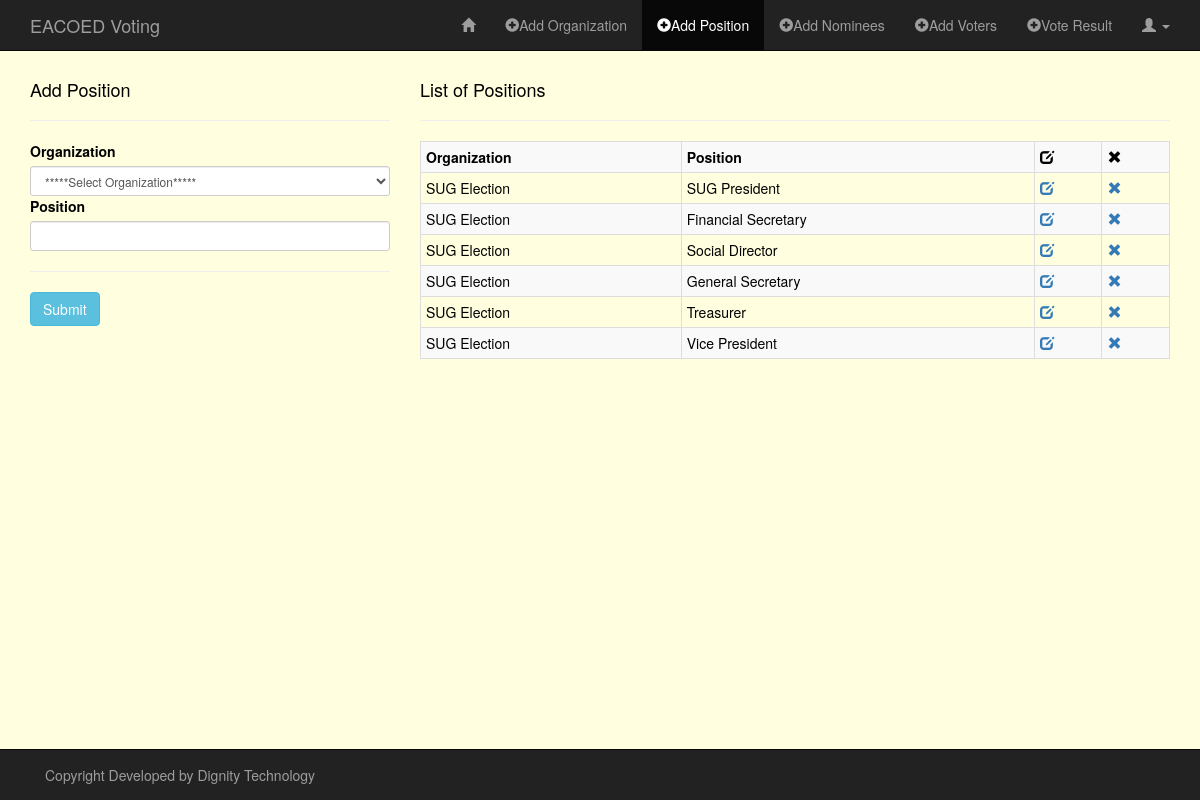
The app's page /sandbox/add_pos.php (signed in) with its own data.
### tables this page shows
CREATE TABLE `positions` (
  `id` int(11) NOT NULL,
  `org` varchar(60) NOT NULL,
  `pos` varchar(60) NOT NULL
);

### sandbox/classes/Organization.php (called while the page is built, shortened)
<?php
class Organization
{
    public function READ_ORG() {
        global $db;
        $sql = "SELECT * FROM organization";
        if(!$stmt = $db->prepare($sql)) {
            echo $stmt->error;
        } else {
            $stmt->execute();
            $result = $stmt->get_result();
        }
        return $result;
    }
}

### sandbox/classes/Position.php (called while the page is built, shortened)
<?php
class Position
{
    public function READ_POS() {
        global $db;
        $sql = "SELECT *
                FROM positions
                ORDER BY org ASC";
        if(!$stmt = $db->prepare($sql)) {
            echo $stmt->error;
        } else {
            $stmt->execute();
            $result = $stmt->get_result();
        }
        return $result;
    }
}

### sandbox/add_pos.php (the view, shortened to what this page needs)
<?php
require("../config/db.php");
require("classes/Organization.php");
require("classes/Position.php");
?>
<!DOCTYPE HTML>
<html lang="en-US">
<head>
    <link rel="stylesheet" href="../assets/css/bootstrap.min.css">
    <link rel="stylesheet" href="../assets/css/style_admin.css">
</head>
<body>
<nav class="navbar navbar-inverse navbar-fixed-top" role="navigation">
    <div class="container">
        <div class="navbar-header">
            <a class="navbar-brand" href="index.php">EACOED Voting</a>
        </div>
        <div class="collapse navbar-collapse" id="bs-example-navbar-collapse-1">
            <ul class="nav navbar-nav navbar-right">
                <li><a href="admin_page.php"><span class="glyphicon glyphicon-home"></span></a></li>
                <li><a href="add_org.php"><span class="glyphicon glyphicon-plus-sign"></span>Add Organization</a></li>
                <li class="active"><a href="add_pos.php"><span class="glyphicon glyphicon-plus-sign"></span>Add Position</a></li>
                <li><a href="add_nominees.php"><span class="glyphicon glyphicon-plus-sign"></span>Add Nominees</a></li>
                <li><a href="add_voters.php"><span class="glyphicon glyphicon-plus-sign"></span>Add Voters</a></li>
                <li><a href="vote_result.php"><span class="glyphicon glyphicon-plus-sign"></span>Vote Result</a></li>
                <li class="dropdown">
                    <a href="#" class="dropdown-toggle" data-toggle="dropdown" role="button" aria-haspopup="true" aria-expanded="false"><span class="glyphicon glyphicon-user"></span> <span class="caret"></span></a>
                </li>
            </ul>
        </div>
    </div>
</nav>
<div class="container">
    <div class="row">
        <div class="col-md-4">
            <h4>Add Position</h4><hr>
            <form method="POST" action="<?php $_SERVER['PHP_SELF']; ?>" role="form">
                <?php
                $readOrg = new Organization();
                $rtnReadOrg = $readOrg->READ_ORG();
                ?>
                <div class="form-group-sm">
                    <label for="organization">Organization</label>
                    <?php if($rtnReadOrg) { ?>
                    <select required name="organization" class="form-control">
                        <option value="">*****Select Organization*****</option>
                    </select>
                    <?php }  ?>
                </div>
                <div class="form-group-sm">
                    <label for="position">Position</label>
                    <input required type="text" name="position" class="form-control">
                </div><hr/>
                <div class="form-group-sm">
                    <input type="submit" name="submit" value="Submit" class="btn btn-info">
                </div>
            </form>
        </div>
        <?php
        $readPos = new Position();
        $rtnReadPos = $readPos->READ_POS();
        ?>
        <div class="col-md-8">
            <h4>List of Positions</h4><hr>
            <div class="table-responsive">
                <?php if($rtnReadPos) { ?>
                <table class="table table-bordered table-condensed table-striped">
                    <tr>
                        <th>Organization</th>
                        <th>Position</th>
                        <th><span class="glyphicon glyphicon-edit"></span></th>
                        <th><span class="glyphicon glyphicon-remove"></span></th>
                    </tr>
                    <?php while($rowPos = $rtnReadPos->fetch_assoc()) { ?>
                    <tr>
                        <td><?php echo $rowPos['org']; ?></td>
                        <td><?php echo $rowPos['pos']; ?></td>
                        <td><a href="./edit_pos.php?id=<?php echo $rowPos['id']; ?>"><span class="glyphicon glyphicon-edit"></span></a></td>
                        <td><a href="./delete_pos.php?id=<?php echo $rowPos['id']; ?>"><span class="glyphicon glyphicon-remove"></span></a></td>
                    </tr>
                    <?php }  ?>
                </table>
                <?php }  ?>
            </div>
        </div>
    </div>
</div>
<nav class="navbar navbar-inverse navbar-fixed-bottom" role="navigation">
    <div class="container">
        <div class="navbar-text pull-left">
            Copyright Developed by Dignity Technology
        </div>
    </div>
</nav>
</body>
</html>

### assets/css/style_admin.css (style rules this page uses)
body { color: black; margin-top: 70px; margin-bottom: 70px; background-color: lightyellow; }

### records on screen
positions: org "SUG Election", pos "SUG President"
positions: org "SUG Election", pos "Financial Secretary"
positions: org "SUG Election", pos "Social Director"
positions: org "SUG Election", pos "General Secretary"
positions: org "SUG Election", pos "Treasurer"
positions: org "SUG Election", pos "Vice President"
